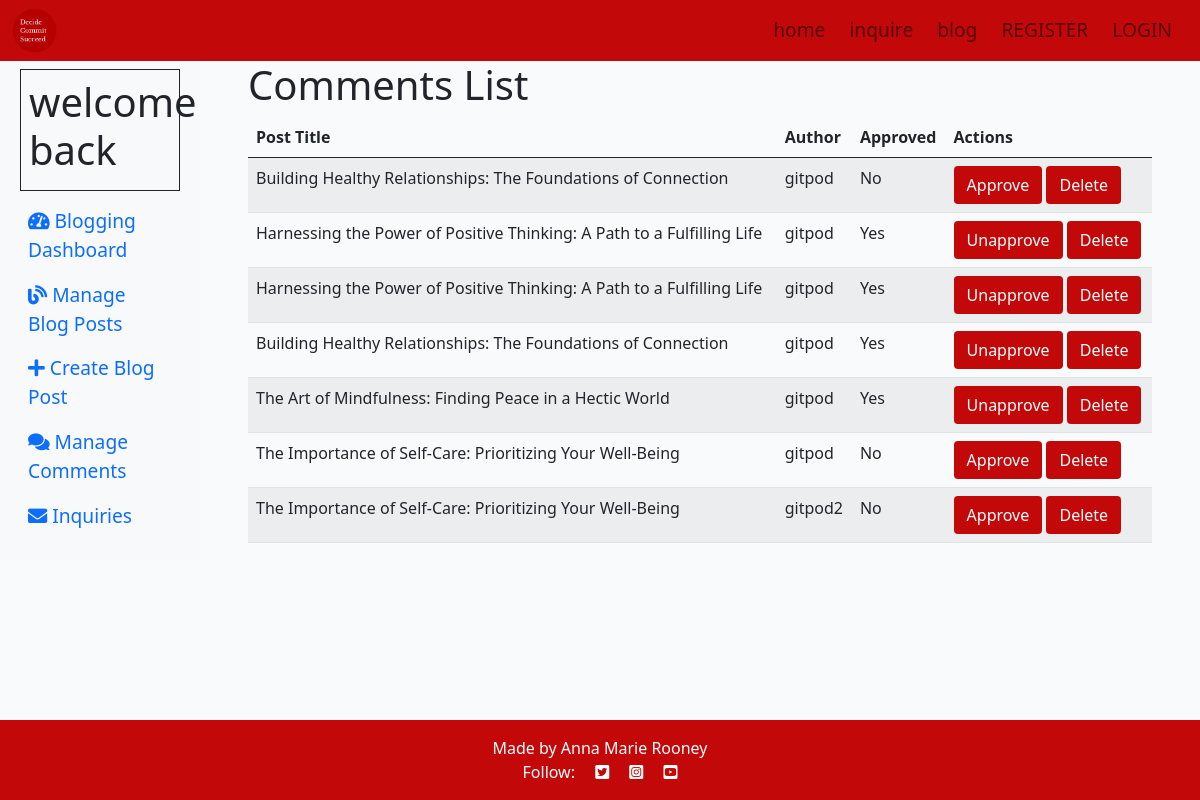
Before: /blog/user_admin/comments with the older database file.
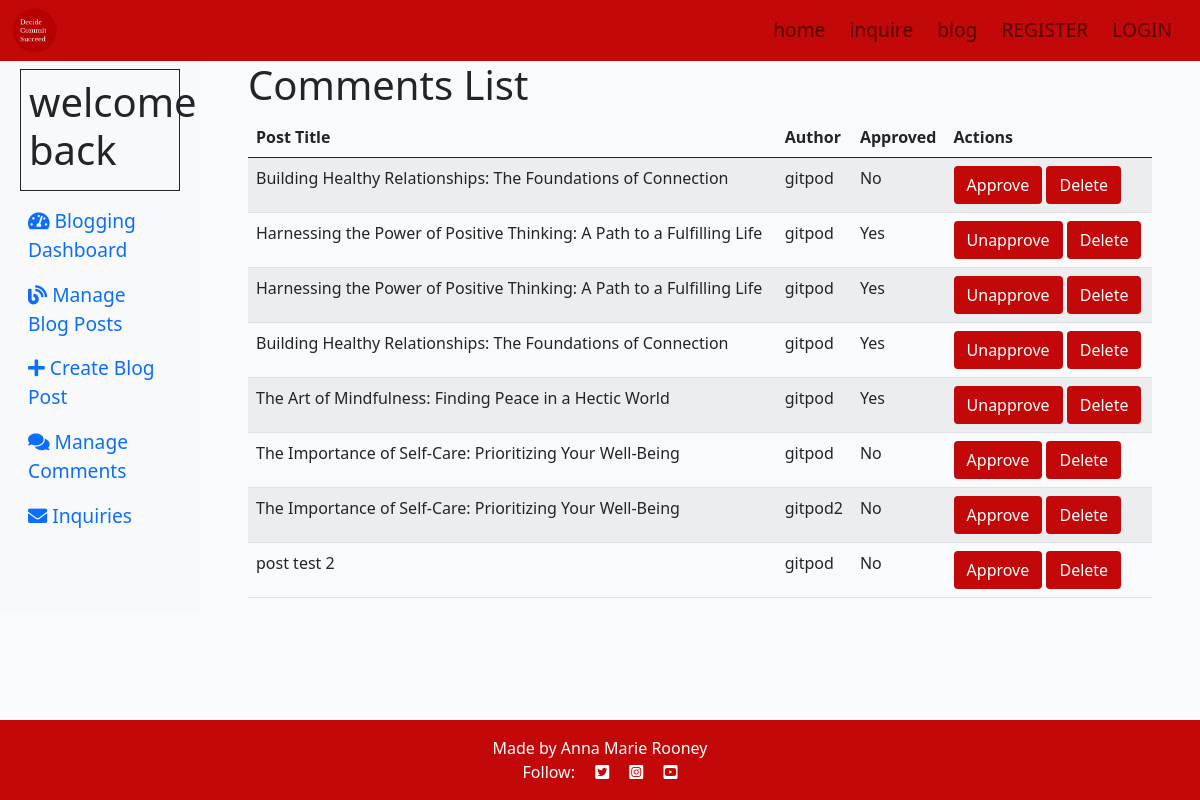
After: the same page with the newer database file.
### blog/models.py (models this page shows, shortened)
class Comment(models.Model):
    post = models.ForeignKey(
        Post, on_delete=models.CASCADE, related_name="comments")
    author = models.ForeignKey(
        User, on_delete=models.CASCADE, related_name="commenter")
    body = models.TextField()
    approved = models.BooleanField(default=False)
    created_on = models.DateTimeField(auto_now_add=True)
    class Meta:
        ordering = ["created_on"]

class Post(models.Model):
    title = models.CharField(max_length=200, unique=True)
    slug = models.SlugField(max_length=200, unique=True)
    author = models.ForeignKey(
        User, on_delete=models.CASCADE,
        related_name="blog_posts")
    featured_image = CloudinaryField('image', default='placeholder')
    excerpt = models.TextField(blank=True)
    content = models.TextField()
    created_on = models.DateTimeField(auto_now_add=True)
    updated_on = models.DateTimeField(auto_now=True)
    status = models.IntegerField(choices=STATUS, default=0)
    tags = TaggableManager(blank=True)
    mastimage = models.ImageField(upload_to='media/masthead_images/', blank=True, null=True, default='static/images/whiteboard.png')
    viewcount = models.PositiveIntegerField(default=0)  # View Count Field
    class Meta:
        ordering = ["-created_on"]

### blog/views.py (the view)
# urls.py: path('blog/user_admin/comments', views.comments_admin, name='comments_admin'),
def comments_admin(request):
    unapproved_comments = Comment.objects.filter(approved=False)
    approved_comments = Comment.objects.filter(approved=True)
    comments = Comment.objects.all()
    return render(
        request,
        "blog/commentadmin.html",
        {
            "unapproved_comments": unapproved_comments,
            "approved_comments": approved_comments,
            "comments": comments,
        },)

### blog/templates/blog/commentadmin.html (shortened to what this page needs)
{% extends "blog/blogadmin_base.html" %}
{% load static %}
{% block blog_content %}
<div class="container">
    <h1>Comments List</h1>
    <table class="table table-striped">
        <thead>
            <tr>
                <th>Post Title</th>
                <th>Author</th>
                <th>Approved</th>
                <th>Actions</th>
            </tr>
        </thead>
        <tbody>
            {% for comment in comments %}
            <tr>
              <td>{{ comment.post.title }}</td>
              <td>{{ comment.author.username }}</td>
              <td>{{ comment.approved|yesno:"Yes,No" }}</td>
              <td>
                  <button class="btn btn-approve" comment_id="{{ comment.id }}" comment_approved="{{ comment.approved }}">
                      {% if comment.approved %}
                          Unapprove
                      {% else %}
                          Approve
                      {% endif %}
                  </button>
                  <button class="btn btn-delete" comment-id="{{ comment.id }}">Delete</button>
              </td>
                </tr>
            {% empty %}
                <tr>
                    <td colspan="3">No comments found.</td>
                </tr>
            {% endfor %}
        </tbody>
    </table>
</div>
{% endblock blog_content %}

Changed rows visible on the page:
added Comment: post "post test 2", author.username "gitpod", approved "No", shows "Approve"
